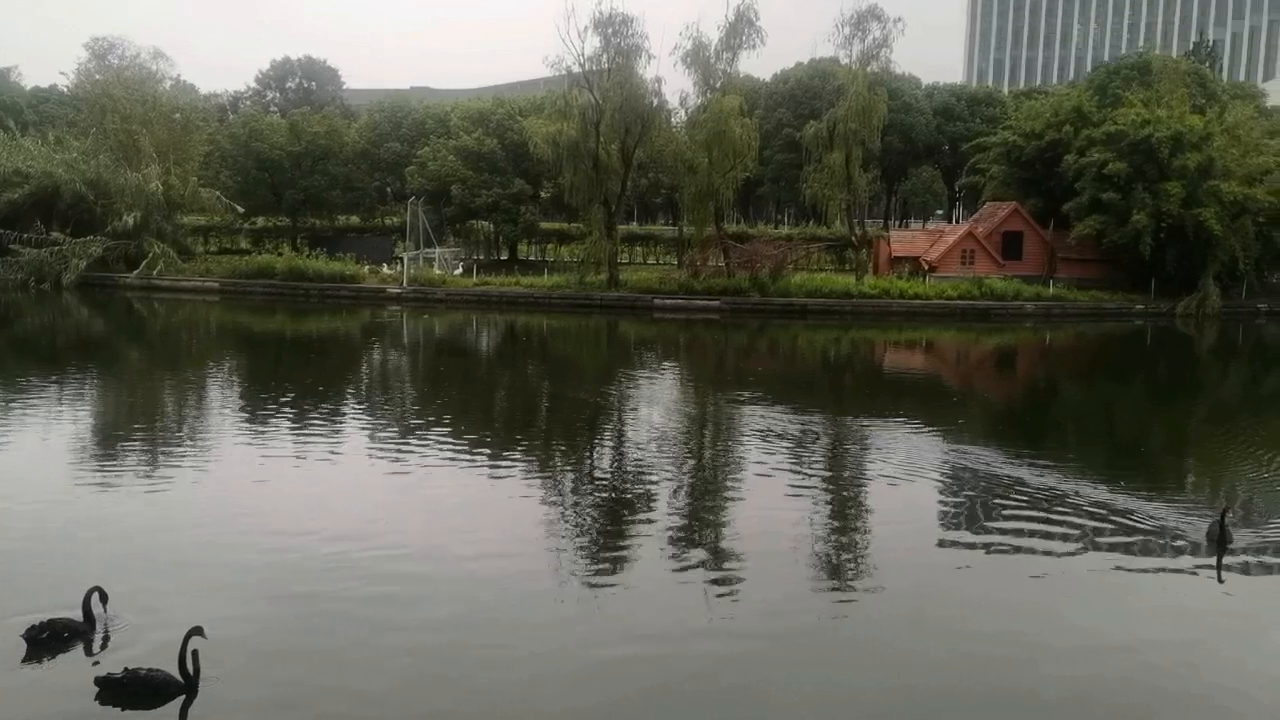
#> input picture frame 7 of 1.mp4, 1280 x 720 px, given in place of Prototype1.mp4, which was not available
$ python encode.py
#> lines starting #> are read from the running program, lines starting #| are printed output that depends on the picture
import cv2

def encode_video(input_file, output_file):
    # Open the input video file
#> called with output_file = 'encoded_video.mp4'
    video = cv2.VideoCapture(input_file)

    # Get the video codec and create a VideoWriter object
    codec = cv2.VideoWriter_fourcc(*'XVID')
    fps = video.get(cv2.CAP_PROP_FPS)
    width = int(video.get(cv2.CAP_PROP_FRAME_WIDTH))
    height = int(video.get(cv2.CAP_PROP_FRAME_HEIGHT))
    writer = cv2.VideoWriter(output_file, codec, fps, (width, height))

    # Read and encode each frame of the video
    while True:
        ret, frame = video.read()
#> frame is the input picture: shape (720, 1280, 3); mean B, G, R 87.6, 99.2, 98.3
        if not ret:
            break
        encoded_frame = cv2.cvtColor(frame, cv2.COLOR_BGR2GRAY)
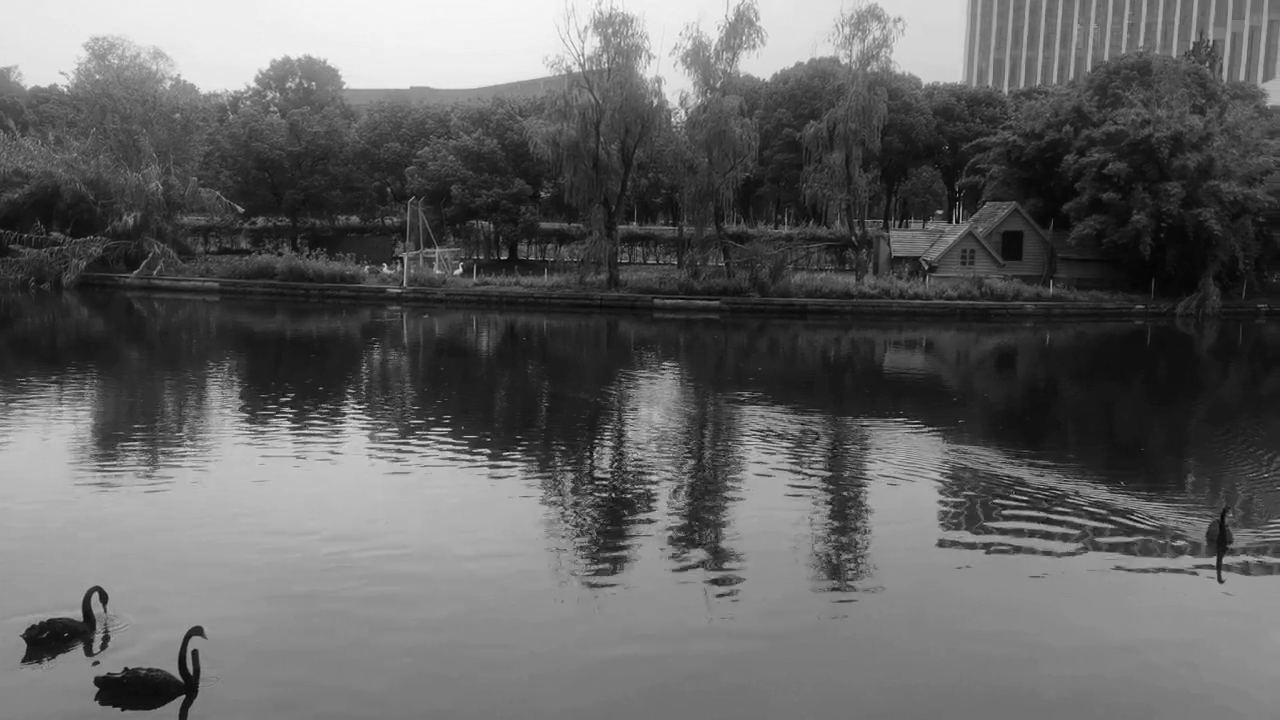
#> encoded_frame: shape (720, 1280); min 0, max 249, mean 97.6
        writer.write(encoded_frame)

    # Release the video objects
    video.release()
    writer.release()

def decode_video(input_file, output_file):
    # Open the input video file
    video = cv2.VideoCapture(input_file)

    # Get the video codec and create a VideoWriter object
    codec = cv2.VideoWriter_fourcc(*'XVID')
    fps = video.get(cv2.CAP_PROP_FPS)
    width = int(video.get(cv2.CAP_PROP_FRAME_WIDTH))
    height = int(video.get(cv2.CAP_PROP_FRAME_HEIGHT))
    writer = cv2.VideoWriter(output_file, codec, fps, (width, height))

    # Read and decode each frame of the video
    while True:
        ret, frame = video.read()
        if not ret:
            break
        decoded_frame = cv2.cvtColor(frame, cv2.COLOR_GRAY2BGR)
        writer.write(decoded_frame)

    # Release the video objects
    video.release()
    writer.release()

# Example usage
input_file = 'D:\Semester9\毕业设计\Prototype1\1.mp4'
encoded_file = 'encoded_video.mp4'
decoded_file = 'decoded_video.mp4'

encode_video(input_file, encoded_file)
decode_video(encoded_file, decoded_file)

$ run again, starting later in the video
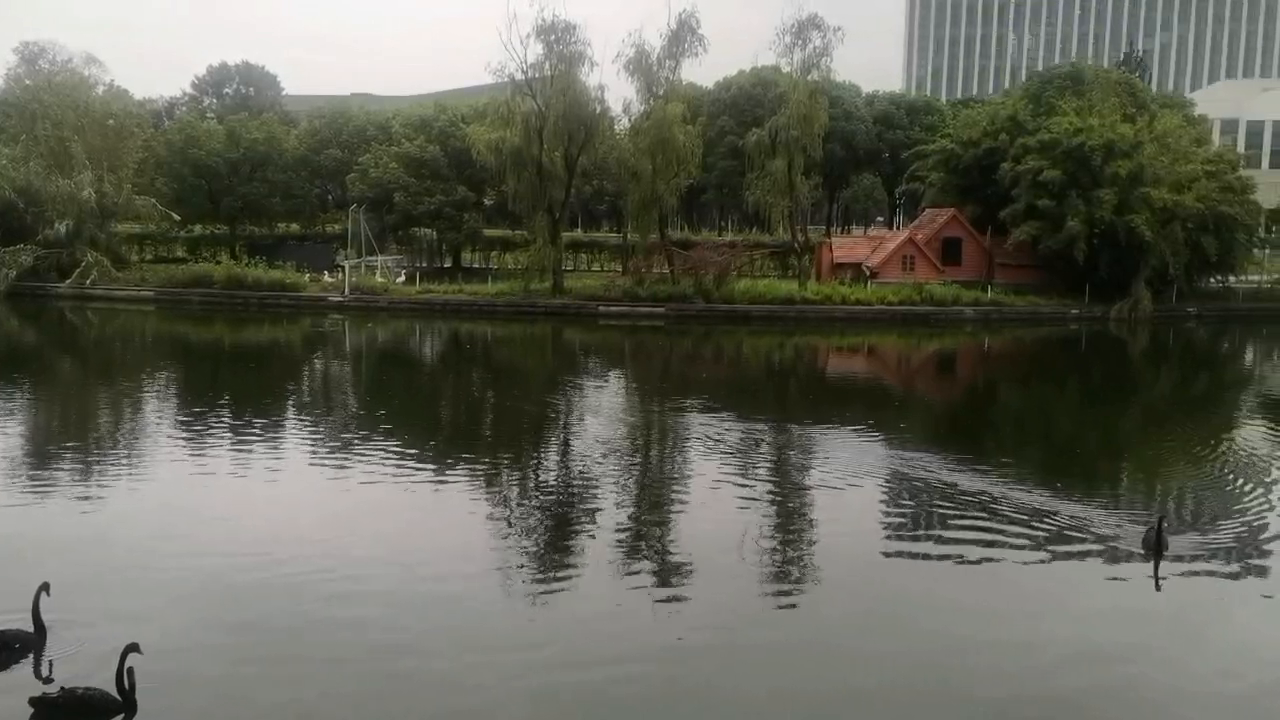
#> input picture frame 35 of 1.mp4, 1280 x 720 px, given in place of Prototype1.mp4, which was not available
#> in encode_video, frame is the input picture: shape (720, 1280, 3); mean B, G, R 87.9, 99.6, 98.7
#> in encode_video, `encoded_frame = cv2.cvtColor(frame, cv2.COLOR_BGR2GRAY)`:
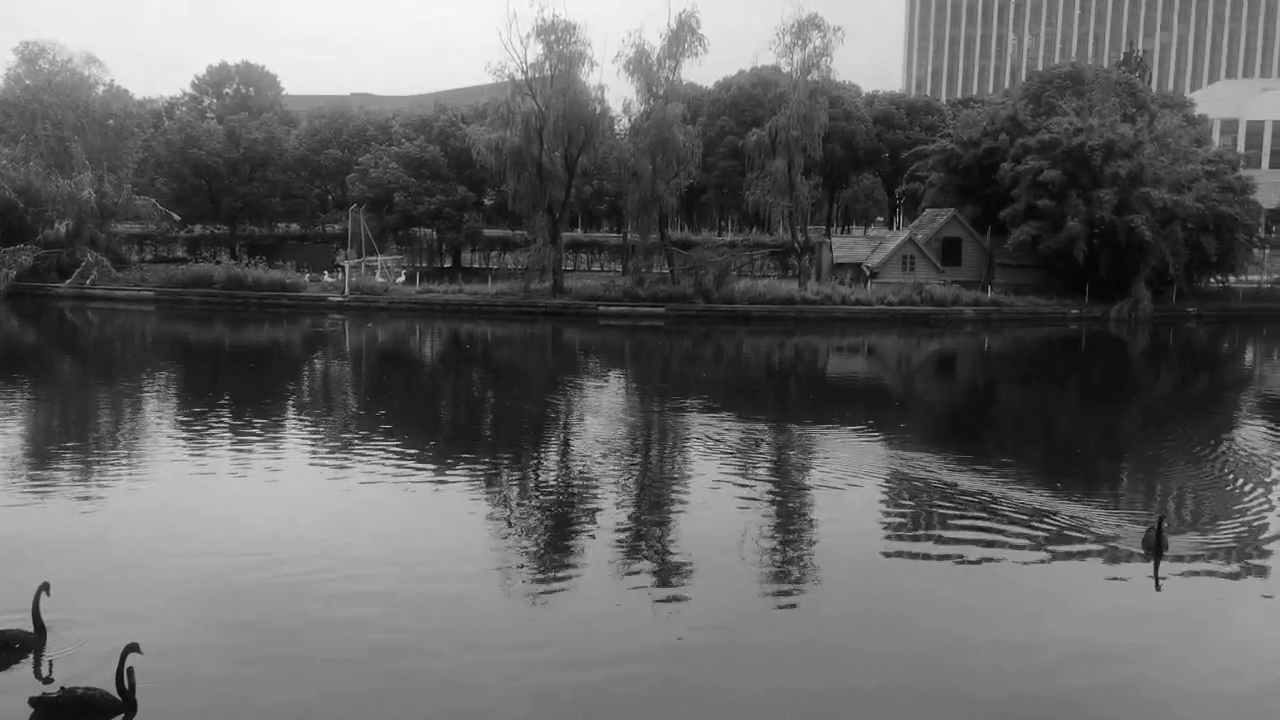
#> encoded_frame: shape (720, 1280); min 0, max 250, mean 98

$ run again, starting later in the video
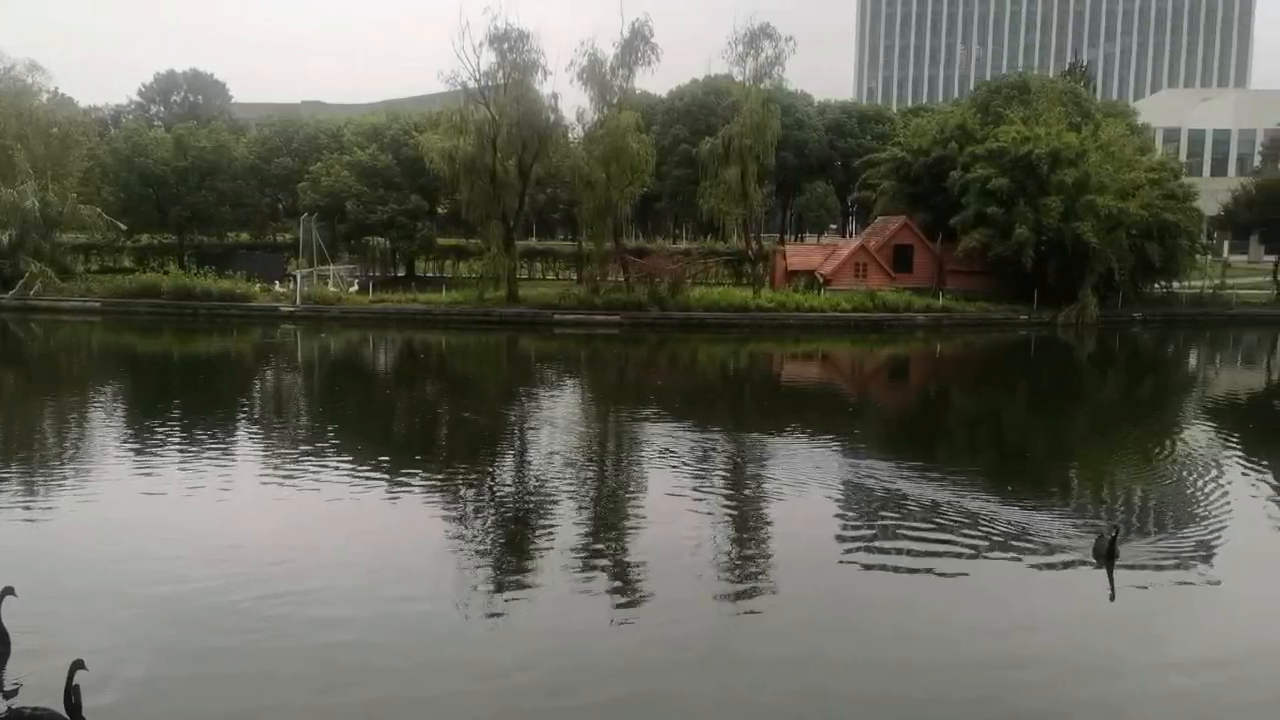
#> input picture frame 63 of 1.mp4, 1280 x 720 px, given in place of Prototype1.mp4, which was not available
#> in encode_video, frame is the input picture: shape (720, 1280, 3); mean B, G, R 89.2, 100.7, 99.9
#> in encode_video, `encoded_frame = cv2.cvtColor(frame, cv2.COLOR_BGR2GRAY)`:
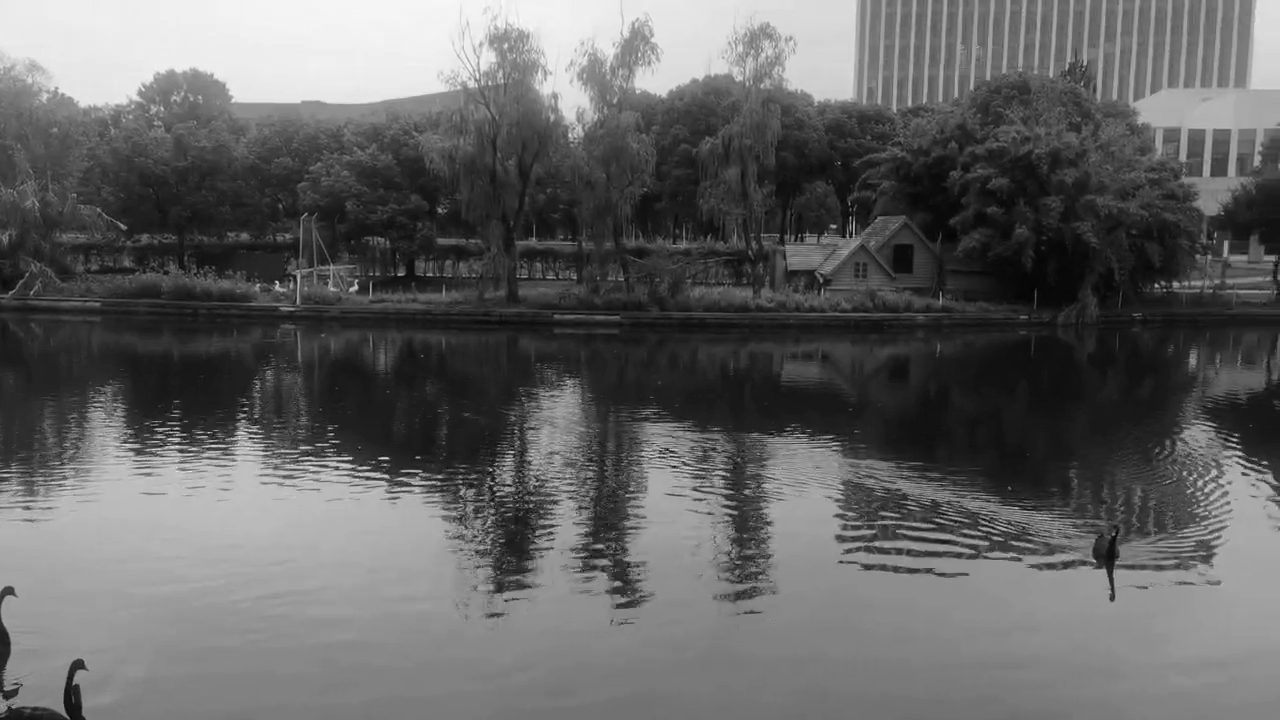
#> encoded_frame: shape (720, 1280); min 0, max 249, mean 99.1
